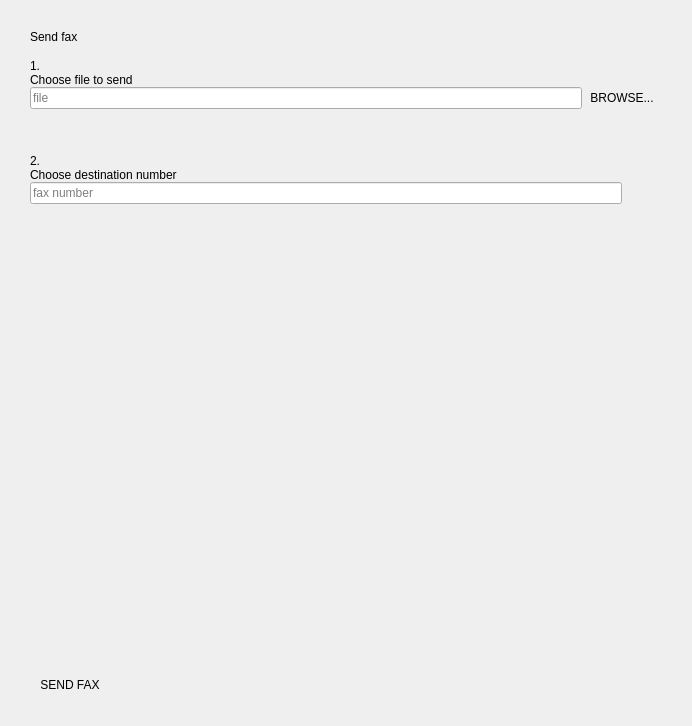
<?xml version="1.0" encoding="UTF-8"?>
<ui version="4.0">
 <class>FaxWidget</class>
 <widget class="QWidget" name="FaxWidget">
  <property name="geometry">
   <rect>
    <x>0</x>
    <y>0</y>
    <width>692</width>
    <height>726</height>
   </rect>
  </property>
  <property name="windowTitle">
   <string notr="true">Form</string>
  </property>
  <property name="styleSheet">
   <string notr="true"/>
  </property>
  <property name="qss_tags" stdset="0">
   <stringlist notr="true">
    <string>xlet_frame</string>
   </stringlist>
  </property>
  <layout class="QVBoxLayout" name="verticalLayout">
   <property name="spacing">
    <number>0</number>
   </property>
   <property name="leftMargin">
    <number>30</number>
   </property>
   <property name="topMargin">
    <number>30</number>
   </property>
   <property name="rightMargin">
    <number>30</number>
   </property>
   <property name="bottomMargin">
    <number>30</number>
   </property>
   <item>
    <widget class="QLabel" name="send_fax_label">
     <property name="text">
      <string>Send fax</string>
     </property>
     <property name="indent">
      <number>0</number>
     </property>
     <property name="qss_tags" stdset="0">
      <stringlist notr="true">
       <string>xlet_h1</string>
      </stringlist>
     </property>
    </widget>
   </item>
   <item>
    <layout class="QVBoxLayout" name="step1_layout">
     <property name="spacing">
      <number>0</number>
     </property>
     <property name="topMargin">
      <number>15</number>
     </property>
     <property name="bottomMargin">
      <number>30</number>
     </property>
     <item>
      <widget class="QLabel" name="step1_label">
       <property name="text">
        <string>1.</string>
       </property>
       <property name="indent">
        <number>0</number>
       </property>
       <property name="qss_tags" stdset="0">
        <stringlist notr="true">
         <string>step_number</string>
        </stringlist>
       </property>
      </widget>
     </item>
     <item>
      <widget class="QLabel" name="choose_file_label">
       <property name="text">
        <string>Choose file to send</string>
       </property>
       <property name="indent">
        <number>0</number>
       </property>
       <property name="qss_tags" stdset="0">
        <stringlist notr="true">
         <string>xlet_h4</string>
        </stringlist>
       </property>
      </widget>
     </item>
     <item>
      <widget class="QFrame" name="file_picker_group">
       <property name="qss_tags" stdset="0">
        <stringlist notr="true">
         <string>input_button</string>
        </stringlist>
       </property>
       <layout class="QHBoxLayout" name="horizontalLayout_2">
        <property name="spacing">
         <number>0</number>
        </property>
        <property name="leftMargin">
         <number>0</number>
        </property>
        <property name="topMargin">
         <number>0</number>
        </property>
        <property name="rightMargin">
         <number>0</number>
        </property>
        <property name="bottomMargin">
         <number>0</number>
        </property>
        <item>
         <widget class="FileNameLineEdit" name="file_name_input">
          <property name="placeholderText">
           <string>file</string>
          </property>
         </widget>
        </item>
        <item>
         <widget class="QPushButton" name="file_browse_button">
          <property name="text">
           <string>BROWSE...</string>
          </property>
          <property name="flat">
           <bool>true</bool>
          </property>
          <property name="qss_tags" stdset="0">
           <stringlist notr="true">
            <string>black</string>
           </stringlist>
          </property>
         </widget>
        </item>
       </layout>
      </widget>
     </item>
    </layout>
   </item>
   <item>
    <layout class="QVBoxLayout" name="step2_layout">
     <property name="spacing">
      <number>0</number>
     </property>
     <property name="topMargin">
      <number>15</number>
     </property>
     <item>
      <widget class="QLabel" name="step2_label">
       <property name="text">
        <string>2.</string>
       </property>
       <property name="indent">
        <number>0</number>
       </property>
       <property name="qss_tags" stdset="0">
        <stringlist notr="true">
         <string>step_number</string>
        </stringlist>
       </property>
      </widget>
     </item>
     <item>
      <widget class="QLabel" name="choose_number_label">
       <property name="text">
        <string>Choose destination number</string>
       </property>
       <property name="indent">
        <number>0</number>
       </property>
       <property name="qss_tags" stdset="0">
        <stringlist notr="true">
         <string>xlet_h4</string>
        </stringlist>
       </property>
      </widget>
     </item>
     <item>
      <widget class="QFrame" name="fax_number_group">
       <property name="qss_tags" stdset="0">
        <stringlist notr="true">
         <string>input_button</string>
        </stringlist>
       </property>
       <layout class="QHBoxLayout" name="horizontalLayout">
        <property name="spacing">
         <number>0</number>
        </property>
        <property name="leftMargin">
         <number>0</number>
        </property>
        <property name="topMargin">
         <number>0</number>
        </property>
        <property name="rightMargin">
         <number>0</number>
        </property>
        <property name="bottomMargin">
         <number>0</number>
        </property>
        <item>
         <widget class="QLineEdit" name="fax_number_input">
          <property name="placeholderText">
           <string>fax number</string>
          </property>
         </widget>
        </item>
        <item>
         <widget class="QPushButton" name="fax_number_search_button">
          <property name="text">
           <string/>
          </property>
          <property name="icon">
           <iconset resource="../../../xivoclient.qrc">
            <normaloff>:/images/search-regular.svg</normaloff>:/images/search-regular.svg</iconset>
          </property>
          <property name="iconSize">
           <size>
            <width>13</width>
            <height>13</height>
           </size>
          </property>
          <property name="flat">
           <bool>true</bool>
          </property>
          <property name="qss_tags" stdset="0">
           <stringlist notr="true">
            <string>black</string>
            <string>search</string>
           </stringlist>
          </property>
         </widget>
        </item>
       </layout>
      </widget>
     </item>
    </layout>
   </item>
   <item>
    <spacer name="verticalSpacer">
     <property name="orientation">
      <enum>Qt::Vertical</enum>
     </property>
     <property name="sizeType">
      <enum>QSizePolicy::MinimumExpanding</enum>
     </property>
     <property name="sizeHint" stdset="0">
      <size>
       <width>20</width>
       <height>40</height>
      </size>
     </property>
    </spacer>
   </item>
   <item>
    <layout class="QHBoxLayout" name="send_layout">
     <property name="spacing">
      <number>0</number>
     </property>
     <item>
      <widget class="QPushButton" name="send_fax_button">
       <property name="maximumSize">
        <size>
         <width>16777215</width>
         <height>16777215</height>
        </size>
       </property>
       <property name="text">
        <string>SEND FAX</string>
       </property>
       <property name="flat">
        <bool>true</bool>
       </property>
       <property name="qss_tags" stdset="0">
        <stringlist notr="true">
         <string>orange</string>
        </stringlist>
       </property>
      </widget>
     </item>
     <item>
      <spacer name="horizontalSpacer">
       <property name="orientation">
        <enum>Qt::Horizontal</enum>
       </property>
       <property name="sizeType">
        <enum>QSizePolicy::MinimumExpanding</enum>
       </property>
       <property name="sizeHint" stdset="0">
        <size>
         <width>40</width>
         <height>20</height>
        </size>
       </property>
      </spacer>
     </item>
    </layout>
   </item>
  </layout>
 </widget>
 <customwidgets>
  <customwidget>
   <class>FileNameLineEdit</class>
   <extends>QLineEdit</extends>
   <header location="global">xletlib/extendedlineedit.h</header>
  </customwidget>
 </customwidgets>
 <tabstops>
  <tabstop>send_fax_button</tabstop>
 </tabstops>
 <resources>
  <include location="../../../xivoclient.qrc"/>
 </resources>
 <connections/>
</ui>
